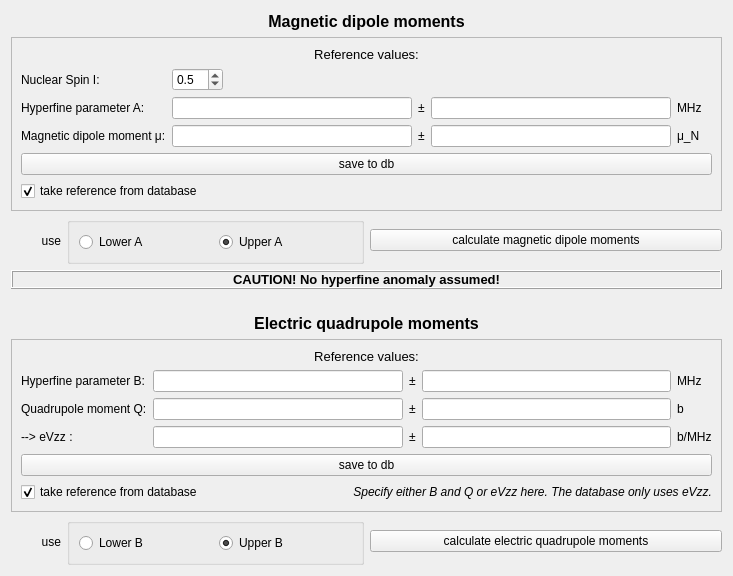
<?xml version="1.0" encoding="UTF-8"?>
<ui version="4.0">
 <class>Moments</class>
 <widget class="QWidget" name="Moments">
  <property name="geometry">
   <rect>
    <x>0</x>
    <y>0</y>
    <width>733</width>
    <height>576</height>
   </rect>
  </property>
  <property name="windowTitle">
   <string>Form</string>
  </property>
  <property name="locale">
   <locale language="English" country="UnitedStates"/>
  </property>
  <layout class="QVBoxLayout" name="verticalLayout_2">
   <item>
    <widget class="QLabel" name="label_8">
     <property name="minimumSize">
      <size>
       <width>250</width>
       <height>20</height>
      </size>
     </property>
     <property name="font">
      <font>
       <family>MS Shell Dlg 2</family>
       <pointsize>12</pointsize>
       <weight>75</weight>
       <bold>true</bold>
      </font>
     </property>
     <property name="text">
      <string>Magnetic dipole moments</string>
     </property>
     <property name="alignment">
      <set>Qt::AlignCenter</set>
     </property>
    </widget>
   </item>
   <item>
    <widget class="QFrame" name="dip_frame">
     <property name="frameShape">
      <enum>QFrame::StyledPanel</enum>
     </property>
     <property name="frameShadow">
      <enum>QFrame::Plain</enum>
     </property>
     <property name="lineWidth">
      <number>2</number>
     </property>
     <layout class="QVBoxLayout" name="verticalLayout">
      <item>
       <widget class="QLabel" name="label">
        <property name="minimumSize">
         <size>
          <width>200</width>
          <height>0</height>
         </size>
        </property>
        <property name="font">
         <font>
          <pointsize>10</pointsize>
         </font>
        </property>
        <property name="frameShape">
         <enum>QFrame::NoFrame</enum>
        </property>
        <property name="frameShadow">
         <enum>QFrame::Plain</enum>
        </property>
        <property name="text">
         <string>Reference values:</string>
        </property>
        <property name="alignment">
         <set>Qt::AlignCenter</set>
        </property>
        <property name="indent">
         <number>1</number>
        </property>
       </widget>
      </item>
      <item>
       <layout class="QFormLayout" name="formLayout">
        <item row="0" column="0">
         <widget class="QLabel" name="label_21">
          <property name="minimumSize">
           <size>
            <width>120</width>
            <height>0</height>
           </size>
          </property>
          <property name="text">
           <string>Nuclear Spin I:</string>
          </property>
         </widget>
        </item>
        <item row="0" column="1">
         <layout class="QHBoxLayout" name="horizontalLayout_2">
          <item>
           <widget class="QDoubleSpinBox" name="spin">
            <property name="decimals">
             <number>1</number>
            </property>
            <property name="maximum">
             <double>50.000000000000000</double>
            </property>
            <property name="singleStep">
             <double>0.500000000000000</double>
            </property>
            <property name="value">
             <double>0.500000000000000</double>
            </property>
           </widget>
          </item>
          <item>
           <spacer name="horizontalSpacer_3">
            <property name="orientation">
             <enum>Qt::Horizontal</enum>
            </property>
            <property name="sizeHint" stdset="0">
             <size>
              <width>40</width>
              <height>20</height>
             </size>
            </property>
           </spacer>
          </item>
         </layout>
        </item>
        <item row="1" column="0">
         <widget class="QLabel" name="label_2">
          <property name="minimumSize">
           <size>
            <width>130</width>
            <height>0</height>
           </size>
          </property>
          <property name="inputMethodHints">
           <set>Qt::ImhNone</set>
          </property>
          <property name="text">
           <string>Hyperfine parameter A:</string>
          </property>
         </widget>
        </item>
        <item row="2" column="0">
         <widget class="QLabel" name="label_3">
          <property name="minimumSize">
           <size>
            <width>130</width>
            <height>0</height>
           </size>
          </property>
          <property name="text">
           <string>Magnetic dipole moment &lt;nobr&gt;&amp;mu;&lt;/nobr&gt;:</string>
          </property>
         </widget>
        </item>
        <item row="1" column="1">
         <layout class="QHBoxLayout" name="horizontalLayout_9">
          <item>
           <widget class="QLineEdit" name="ARef"/>
          </item>
          <item>
           <widget class="QLabel" name="pm_a">
            <property name="text">
             <string>&lt;nobr&gt; &amp;plusmn;&lt;/nobr&gt;</string>
            </property>
            <property name="alignment">
             <set>Qt::AlignCenter</set>
            </property>
           </widget>
          </item>
          <item>
           <widget class="QLineEdit" name="ARef_err"/>
          </item>
          <item>
           <widget class="QLabel" name="label_5">
            <property name="minimumSize">
             <size>
              <width>35</width>
              <height>0</height>
             </size>
            </property>
            <property name="text">
             <string>MHz</string>
            </property>
           </widget>
          </item>
         </layout>
        </item>
        <item row="2" column="1">
         <layout class="QHBoxLayout" name="horizontalLayout_10">
          <item>
           <widget class="QLineEdit" name="muRef"/>
          </item>
          <item>
           <widget class="QLabel" name="pm_mu">
            <property name="text">
             <string>&lt;nobr&gt; &amp;plusmn;&lt;/nobr&gt;</string>
            </property>
            <property name="alignment">
             <set>Qt::AlignCenter</set>
            </property>
           </widget>
          </item>
          <item>
           <widget class="QLineEdit" name="muRef_err"/>
          </item>
          <item>
           <widget class="QLabel" name="label_4">
            <property name="minimumSize">
             <size>
              <width>35</width>
              <height>0</height>
             </size>
            </property>
            <property name="text">
             <string>&lt;nobr&gt;&amp;mu;_N&lt;/nobr&gt;</string>
            </property>
           </widget>
          </item>
         </layout>
        </item>
       </layout>
      </item>
      <item>
       <widget class="QPushButton" name="saveMuRef">
        <property name="text">
         <string>save to db</string>
        </property>
       </widget>
      </item>
      <item>
       <widget class="QCheckBox" name="cMuRef">
        <property name="text">
         <string>take reference from database</string>
        </property>
        <property name="checked">
         <bool>true</bool>
        </property>
       </widget>
      </item>
     </layout>
    </widget>
   </item>
   <item>
    <layout class="QHBoxLayout" name="horizontalLayout_3">
     <item>
      <layout class="QHBoxLayout" name="horizontalLayout_4">
       <item>
        <widget class="QLabel" name="label_7">
         <property name="minimumSize">
          <size>
           <width>30</width>
           <height>0</height>
          </size>
         </property>
         <property name="maximumSize">
          <size>
           <width>50</width>
           <height>16777215</height>
          </size>
         </property>
         <property name="text">
          <string>use</string>
         </property>
         <property name="alignment">
          <set>Qt::AlignRight|Qt::AlignTrailing|Qt::AlignVCenter</set>
         </property>
        </widget>
       </item>
       <item>
        <widget class="QGroupBox" name="groupBox">
         <layout class="QHBoxLayout" name="horizontalLayout">
          <item>
           <widget class="QRadioButton" name="LowerA">
            <property name="text">
             <string>Lower A</string>
            </property>
            <property name="checked">
             <bool>false</bool>
            </property>
           </widget>
          </item>
          <item>
           <widget class="QRadioButton" name="UpperA">
            <property name="text">
             <string>Upper A</string>
            </property>
            <property name="checked">
             <bool>true</bool>
            </property>
           </widget>
          </item>
         </layout>
        </widget>
       </item>
      </layout>
     </item>
     <item>
      <widget class="QPushButton" name="bCalcMagneticMoment">
       <property name="minimumSize">
        <size>
         <width>200</width>
         <height>0</height>
        </size>
       </property>
       <property name="text">
        <string>calculate magnetic dipole moments</string>
       </property>
      </widget>
     </item>
    </layout>
   </item>
   <item>
    <widget class="QLabel" name="label_6">
     <property name="minimumSize">
      <size>
       <width>250</width>
       <height>0</height>
      </size>
     </property>
     <property name="font">
      <font>
       <pointsize>10</pointsize>
       <weight>75</weight>
       <bold>true</bold>
      </font>
     </property>
     <property name="frameShape">
      <enum>QFrame::Box</enum>
     </property>
     <property name="frameShadow">
      <enum>QFrame::Raised</enum>
     </property>
     <property name="text">
      <string>CAUTION! No hyperfine anomaly assumed!</string>
     </property>
     <property name="alignment">
      <set>Qt::AlignCenter</set>
     </property>
    </widget>
   </item>
   <item>
    <spacer name="verticalSpacer">
     <property name="orientation">
      <enum>Qt::Vertical</enum>
     </property>
     <property name="sizeHint" stdset="0">
      <size>
       <width>20</width>
       <height>18</height>
      </size>
     </property>
    </spacer>
   </item>
   <item>
    <widget class="QLabel" name="label_9">
     <property name="minimumSize">
      <size>
       <width>250</width>
       <height>20</height>
      </size>
     </property>
     <property name="font">
      <font>
       <family>MS Shell Dlg 2</family>
       <pointsize>12</pointsize>
       <weight>75</weight>
       <bold>true</bold>
      </font>
     </property>
     <property name="text">
      <string>Electric quadrupole moments</string>
     </property>
     <property name="alignment">
      <set>Qt::AlignCenter</set>
     </property>
    </widget>
   </item>
   <item>
    <widget class="QFrame" name="quad_frame">
     <property name="sizePolicy">
      <sizepolicy hsizetype="Preferred" vsizetype="Preferred">
       <horstretch>0</horstretch>
       <verstretch>0</verstretch>
      </sizepolicy>
     </property>
     <property name="frameShape">
      <enum>QFrame::StyledPanel</enum>
     </property>
     <property name="lineWidth">
      <number>2</number>
     </property>
     <property name="midLineWidth">
      <number>0</number>
     </property>
     <layout class="QVBoxLayout" name="verticalLayout_10">
      <item>
       <widget class="QLabel" name="label_10">
        <property name="minimumSize">
         <size>
          <width>200</width>
          <height>0</height>
         </size>
        </property>
        <property name="font">
         <font>
          <pointsize>10</pointsize>
         </font>
        </property>
        <property name="frameShape">
         <enum>QFrame::NoFrame</enum>
        </property>
        <property name="frameShadow">
         <enum>QFrame::Plain</enum>
        </property>
        <property name="text">
         <string>Reference values:</string>
        </property>
        <property name="alignment">
         <set>Qt::AlignCenter</set>
        </property>
        <property name="indent">
         <number>1</number>
        </property>
       </widget>
      </item>
      <item>
       <layout class="QFormLayout" name="formLayout_2">
        <item row="0" column="0">
         <widget class="QLabel" name="label_11">
          <property name="minimumSize">
           <size>
            <width>120</width>
            <height>0</height>
           </size>
          </property>
          <property name="inputMethodHints">
           <set>Qt::ImhNone</set>
          </property>
          <property name="text">
           <string>Hyperfine parameter B:</string>
          </property>
         </widget>
        </item>
        <item row="0" column="1">
         <layout class="QHBoxLayout" name="horizontalLayout_11">
          <item>
           <widget class="QLineEdit" name="BRef">
            <property name="sizePolicy">
             <sizepolicy hsizetype="Expanding" vsizetype="Fixed">
              <horstretch>0</horstretch>
              <verstretch>0</verstretch>
             </sizepolicy>
            </property>
           </widget>
          </item>
          <item>
           <widget class="QLabel" name="label_16">
            <property name="text">
             <string>&lt;nobr&gt; &amp;plusmn;&lt;/nobr&gt;</string>
            </property>
            <property name="alignment">
             <set>Qt::AlignCenter</set>
            </property>
           </widget>
          </item>
          <item>
           <widget class="QLineEdit" name="BRef_err"/>
          </item>
          <item>
           <widget class="QLabel" name="label_12">
            <property name="minimumSize">
             <size>
              <width>35</width>
              <height>0</height>
             </size>
            </property>
            <property name="text">
             <string>MHz</string>
            </property>
           </widget>
          </item>
         </layout>
        </item>
        <item row="1" column="0">
         <widget class="QLabel" name="label_13">
          <property name="minimumSize">
           <size>
            <width>120</width>
            <height>0</height>
           </size>
          </property>
          <property name="text">
           <string>Quadrupole moment Q:</string>
          </property>
         </widget>
        </item>
        <item row="2" column="0">
         <widget class="QLabel" name="label_17">
          <property name="minimumSize">
           <size>
            <width>120</width>
            <height>0</height>
           </size>
          </property>
          <property name="text">
           <string>--&gt; eVzz :</string>
          </property>
         </widget>
        </item>
        <item row="1" column="1">
         <layout class="QHBoxLayout" name="horizontalLayout_12">
          <item>
           <widget class="QLineEdit" name="QRef">
            <property name="sizePolicy">
             <sizepolicy hsizetype="Expanding" vsizetype="Fixed">
              <horstretch>0</horstretch>
              <verstretch>0</verstretch>
             </sizepolicy>
            </property>
           </widget>
          </item>
          <item>
           <widget class="QLabel" name="label_19">
            <property name="text">
             <string>&lt;nobr&gt; &amp;plusmn;&lt;/nobr&gt;</string>
            </property>
            <property name="alignment">
             <set>Qt::AlignCenter</set>
            </property>
           </widget>
          </item>
          <item>
           <widget class="QLineEdit" name="QRef_err"/>
          </item>
          <item>
           <widget class="QLabel" name="label_14">
            <property name="minimumSize">
             <size>
              <width>35</width>
              <height>0</height>
             </size>
            </property>
            <property name="text">
             <string>b</string>
            </property>
           </widget>
          </item>
         </layout>
        </item>
        <item row="2" column="1">
         <layout class="QHBoxLayout" name="horizontalLayout_13">
          <item>
           <widget class="QLineEdit" name="eVzz"/>
          </item>
          <item>
           <widget class="QLabel" name="label_20">
            <property name="text">
             <string>&lt;nobr&gt; &amp;plusmn;&lt;/nobr&gt;</string>
            </property>
            <property name="alignment">
             <set>Qt::AlignCenter</set>
            </property>
           </widget>
          </item>
          <item>
           <widget class="QLineEdit" name="eVzz_err"/>
          </item>
          <item>
           <widget class="QLabel" name="label_18">
            <property name="minimumSize">
             <size>
              <width>35</width>
              <height>0</height>
             </size>
            </property>
            <property name="text">
             <string>b/MHz</string>
            </property>
           </widget>
          </item>
         </layout>
        </item>
       </layout>
      </item>
      <item>
       <widget class="QPushButton" name="saveQRef">
        <property name="text">
         <string>save to db</string>
        </property>
       </widget>
      </item>
      <item>
       <layout class="QHBoxLayout" name="horizontalLayout_5">
        <item>
         <widget class="QCheckBox" name="cQRef">
          <property name="text">
           <string>take reference from database</string>
          </property>
          <property name="checked">
           <bool>true</bool>
          </property>
         </widget>
        </item>
        <item>
         <widget class="QLabel" name="label_22">
          <property name="font">
           <font>
            <italic>true</italic>
           </font>
          </property>
          <property name="text">
           <string>Specify either B and Q or eVzz here. The database only uses eVzz.</string>
          </property>
          <property name="alignment">
           <set>Qt::AlignRight|Qt::AlignTrailing|Qt::AlignVCenter</set>
          </property>
         </widget>
        </item>
       </layout>
      </item>
     </layout>
    </widget>
   </item>
   <item>
    <layout class="QHBoxLayout" name="horizontalLayout_6">
     <item>
      <layout class="QHBoxLayout" name="horizontalLayout_7">
       <item>
        <widget class="QLabel" name="label_15">
         <property name="minimumSize">
          <size>
           <width>30</width>
           <height>0</height>
          </size>
         </property>
         <property name="maximumSize">
          <size>
           <width>50</width>
           <height>16777215</height>
          </size>
         </property>
         <property name="text">
          <string>use</string>
         </property>
         <property name="alignment">
          <set>Qt::AlignRight|Qt::AlignTrailing|Qt::AlignVCenter</set>
         </property>
        </widget>
       </item>
       <item>
        <widget class="QGroupBox" name="groupBox">
         <layout class="QHBoxLayout" name="horizontalLayout_8">
          <item>
           <widget class="QRadioButton" name="LowerB">
            <property name="text">
             <string>Lower B</string>
            </property>
            <property name="checked">
             <bool>false</bool>
            </property>
           </widget>
          </item>
          <item>
           <widget class="QRadioButton" name="UpperB">
            <property name="text">
             <string>Upper B</string>
            </property>
            <property name="checked">
             <bool>true</bool>
            </property>
           </widget>
          </item>
         </layout>
        </widget>
       </item>
      </layout>
     </item>
     <item>
      <widget class="QPushButton" name="bCalcQ">
       <property name="minimumSize">
        <size>
         <width>200</width>
         <height>0</height>
        </size>
       </property>
       <property name="text">
        <string>calculate electric quadrupole moments</string>
       </property>
      </widget>
     </item>
    </layout>
   </item>
  </layout>
  <zorder>dip_frame</zorder>
  <zorder>quad_frame</zorder>
  <zorder>label_6</zorder>
  <zorder>label_8</zorder>
  <zorder>verticalSpacer</zorder>
  <zorder>label_9</zorder>
 </widget>
 <resources/>
 <connections/>
</ui>
